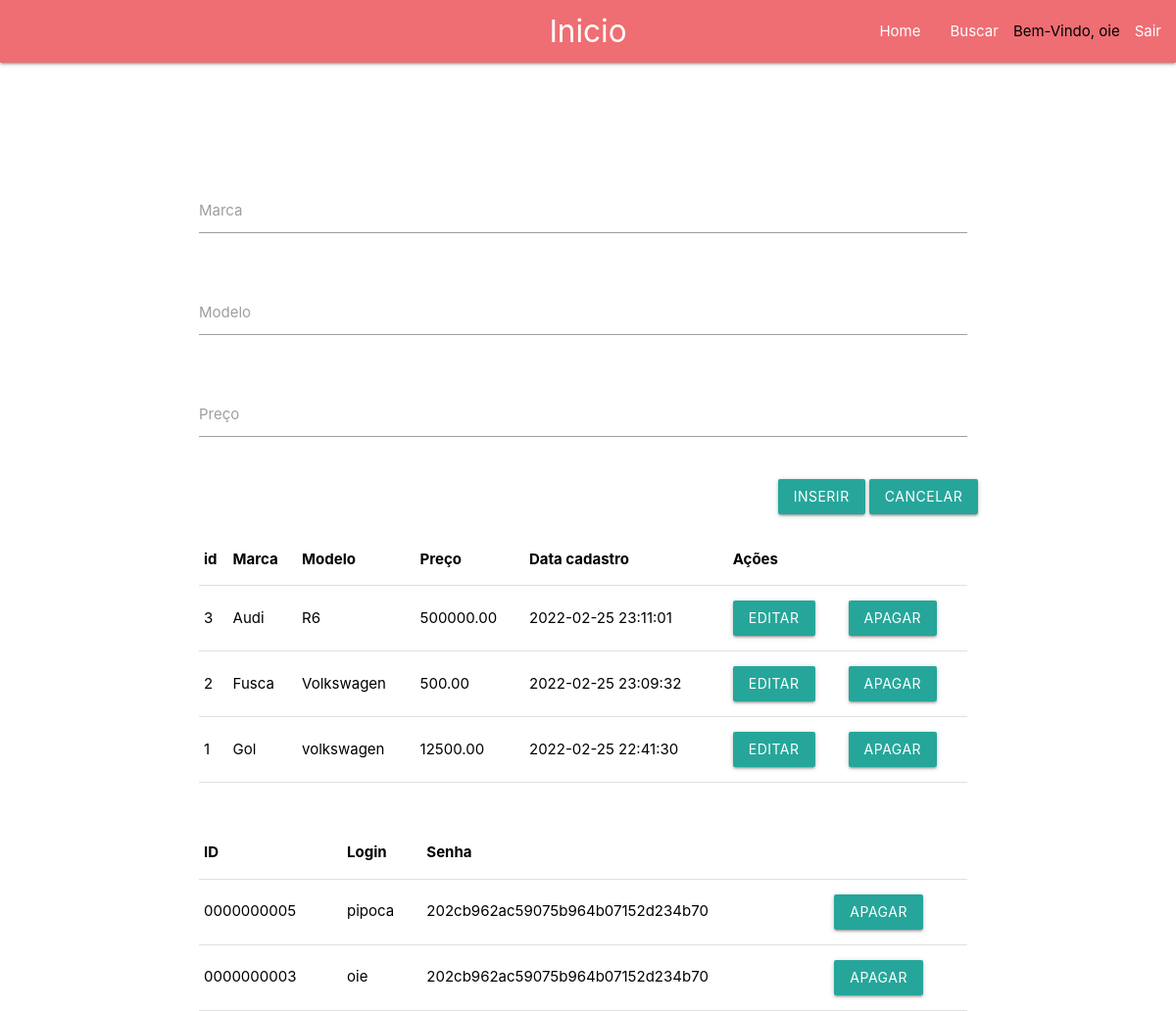
The page /index.php (signed in) on the database its author committed.
### tables this page shows
CREATE TABLE IF NOT EXISTS `carro` (
  `id` int(11) NOT NULL,
  `marca` varchar(255) NOT NULL,
  `modelo` varchar(255) NOT NULL,
  `preco` decimal(10,2) NOT NULL,
  `dt_cadastro` timestamp NOT NULL DEFAULT CURRENT_TIMESTAMP ON UPDATE CURRENT_TIMESTAMP
);

CREATE TABLE IF NOT EXISTS `usuarios` (
  `ID` int(10) unsigned zerofill NOT NULL,
  `login` varchar(30) DEFAULT NULL,
  `senha` varchar(40) DEFAULT NULL
);

### index.php (the view, shortened to what this page needs)
<!DOCTYPE html>
<html>
<head>
<?php
$logado = $_SESSION['login'];
?>
 <link rel="stylesheet" href="https://cdnjs.cloudflare.com/ajax/libs/materialize/1.0.0/css/materialize.min.css">
</head>
<body>
<nav>
    <div class="nav-wrapper">
      <a href="index.php" class="brand-logo center">Inicio</a>
      <ul id="nav-mobile" class="right hide-on-med-and-down">
        <li><a href="index.php">Home</a></li>
        <li><a href="buscar.php">Buscar</a></li>
        <li><?php echo"Bem-Vindo, $logado" ?></li>
        <li ><a href="logout.php">Sair</a></li>
      </ul>
    </div>
  </nav>
<br>
<br>
<br>
<br>
<br>
<div class="bc">
<section class="container">
        <form action="carrosalvar.php" method="post" class="col s12">
            <div class="row">
                <div class="input-field col s12">
                    <input id="txtmarca" type="text" name="txtmarca" class="validate" required>
                    <label for="last_name">Marca</label>
                </div>
            </div>
            <div class="row">
                <div class="input-field col s12">
                    <input id="txtmodelo" type="text" name="txtmodelo" class="validate" required>
                    <label for="last_name">Modelo</label>
                </div>
            </div>
            <div class="row">
                <div class="input-field col s12">
                    <input id="txtpreco" type="number" step="0.02" name="txtpreco" class="validate" required>
                    <label for="last_name">Preço</label>
                </div>
            </div>
            <div class="row right">
                <button class="btn waves-effect waves-light" type="submit" name="action">Inserir</button>
                <button class="btn waves-effect waves-light" type="reset" name="action">Cancelar</button>
            </div>
        </form>
 <table>
        <thead>
  <tr>
      <th>id</th>
      <th>Marca</th>
      <th>Modelo</th>
      <th>Preço</th>
      <th>Data cadastro</th>
      <th>Ações</th>
  </tr>
  <br>
  <br>
  </thead>
        <tbody>
        <?php
            include "conexao.php";
            try {
                $stmt = $conexao->prepare("SELECT * FROM carro ORDER BY id DESC;");
                if($stmt->execute()){
                    while($rs = $stmt->fetch(PDO::FETCH_OBJ)){
                        echo"<tr>
                            <td>{$rs->id}</td>
                            <td>{$rs->marca}</td>
                            <td>{$rs->modelo}</td>
                            <td>{$rs->preco}</td>
                            <td>{$rs->dt_cadastro}</td>
                             <td><a class='btn waves-effect waves-light' href='carroalterar.php?cod={$rs->id}'>Editar</a></td>
                             <td><a class='btn waves-effect waves-light' href='carroexcluir.php?cod={$rs->id}'>Apagar</a> </td>
                            </tr>";
                    }
                }
            } catch (PDOException $erro) {
                echo "Erro na conexão:" . $erro->getMessage();
            }
        ?>
        </tbody>
      </table>
  <table>
        <thead>
  <tr>
      <th>ID</th>
      <th>Login</th>
      <th>Senha</th>
  </tr>
  <br>
  <br>
  </thead>
        <tbody>
        <?php
            include "conexao.php";
            try {
                $stmt = $conexao->prepare("SELECT * FROM usuarios ORDER BY id DESC;");
                if($stmt->execute()){
                    while($rs = $stmt->fetch(PDO::FETCH_OBJ)){
                        echo"<tr>
                            <td>{$rs->ID}</td>
                            <td>{$rs->login}</td>
                            <td>{$rs->senha}</td>
                            <td><a class='btn waves-effect waves-light' href='usuarioexcluir.php?cod={$rs->ID}'>Apagar</a> </td>
                            </tr>";
                    }
                }
            } catch (PDOException $erro) {
                echo "Erro na conexão:" . $erro->getMessage();
            }
        ?>
        </tbody>
      </table>
</body>
</html>

### index.php (style rules this page uses)
* { color:white; text-align: center; color: black; }
.bc { margin-left: 35px; margin-right: 45px; }

### rows shown on the page
carro: id "3", marca "Audi", modelo "R6", preco "500000.00", dt_cadastro "2022-02-25 23:11:01"
carro: id "2", marca "Fusca", modelo "Volkswagen", preco "500.00", dt_cadastro "2022-02-25 23:09:32"
carro: id "1", marca "Gol", modelo "volkswagen", preco "12500.00", dt_cadastro "2022-02-25 22:41:30"
usuarios: ID "0000000005", login "pipoca", senha "202cb962ac59075b964b07152d234b70"
usuarios: ID "0000000003", login "oie", senha "202cb962ac59075b964b07152d234b70"

### other values the page prints
$logado "oie"
